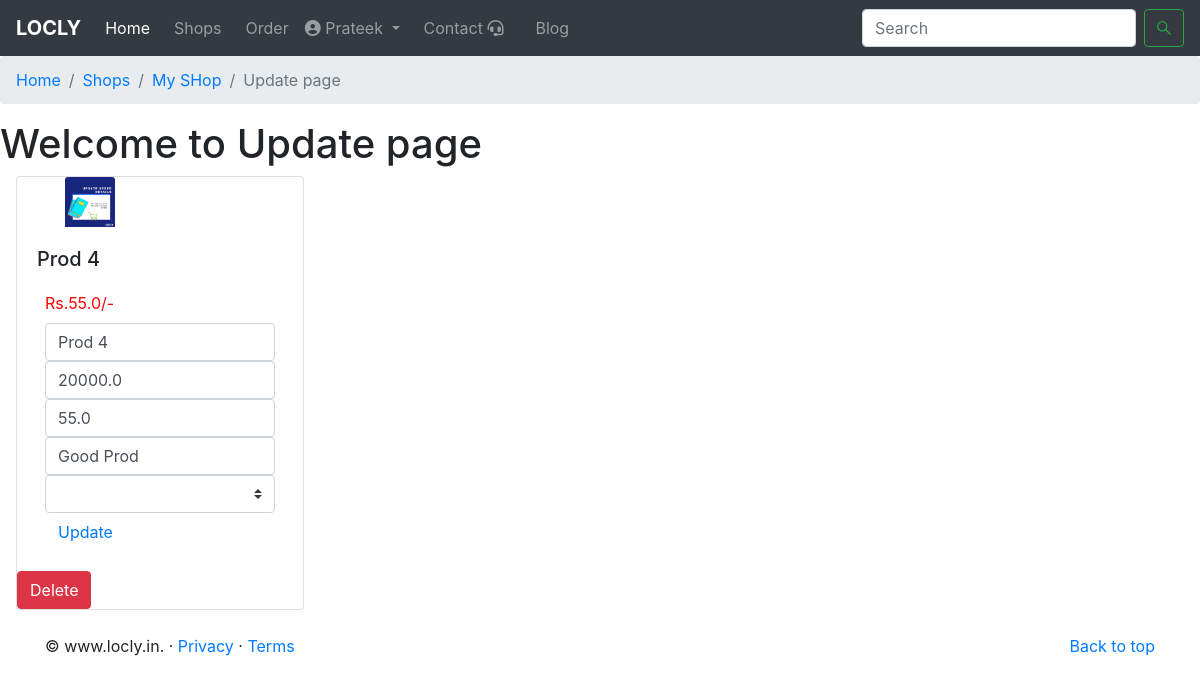
Screenshot of /productupdate/5 (signed in) with the database file from the repository.
### MyApp/models.py (models this page shows, shortened)
class shop(models.Model):
    shop_id=models.CharField(max_length=20,default='',unique=True)
    tophtml=models.CharField(max_length=2000,default='',blank=True)
    shop_name=models.CharField(max_length=500)
    shop_user=models.ForeignKey(User,on_delete=models.CASCADE)
    shop_pic=models.ImageField(upload_to="media/")
    shop_disc=models.CharField(max_length=2000)
    shop_add=models.CharField(max_length=1000)
    verified=models.BooleanField(default=False)
    contact=models.IntegerField(default='')
    delivery=models.BooleanField(default=False)
    loclity=models.CharField(default='',max_length=50)
    clicks=models.IntegerField(default=0)
    city=models.CharField(default='Bareilly',max_length=50)
    rating=models.FloatField(default=5)
    live=models.BooleanField(default=False)
    Grocery = 'Grocery'
    Medical = 'Medical'
    DailyE='DailyE'
    Mobile="Mobile"
    electronics="electronics"
    clothing="clothing"
    food="food"
    furtunier="furtunier"
    gifts="gifts"
    computers="computers"
    jewellery="jewellery"
    book="book"
    Stationery="Stationery"
    CHOICES = [
        (Grocery, 'Grocery'),
        (Medical, 'Medical'),
        (DailyE, 'DailyE'),(Mobile,"Mobile"),(electronics,"electronics"),(clothing,"clothing"),(food,"food"),(furtunier,"furtunier"),
        (gifts,"gifts"),(computers,"computers"), (jewellery,"jewellery"),(book,"book"),(Stationery,"Stationery")]
    category = models.CharField(max_length=20,choices=CHOICES,default=Grocery)
    bottomhtml=models.CharField(max_length=2000,default='',blank=True)

class products(models.Model):
    shop=models.ForeignKey(shop,on_delete=models.CASCADE)
    slug=models.SlugField(max_length=2000,blank=True,unique=True)
    prod_name=models.CharField(max_length=500)
    prod_disc=models.CharField(max_length=500)
    prod_price=models.FloatField()
    MRP=models.FloatField(blank=True)
    discount=models.FloatField(blank=True)
    rating=models.FloatField(default=5)
    about=RichTextUploadingField(blank=True)
    category_n = models.ForeignKey(category_prod,on_delete=models.CASCADE,blank=True, null=True)
    review=models.BooleanField(default=False)
    affiliate=models.BooleanField(default=False)
    affiliate_link=models.CharField(max_length=500,blank=True)
    affiliate_img=models.CharField(max_length=500,blank=True)
    prod_img=models.ImageField(upload_to="media/")

### MyApp/views.py (the view)
# urls.py: path('productupdate/<int:shopid>', views.product_update ,name='Update'),
def product_update(request,shopid):
    shopn=shop.objects.filter(id=shopid)[0]
    prod=products.objects.filter(shop=shopid)
    category=category_prod.objects.filter(shop=shopn)
    if request.user==shopn.shop_user:
        param={'prod':prod,'shop':shopn,"category":category}
        return render(request,'product_update.html',param)
    else:
        messages.error(request, 'Login With Your Business Account')
        return redirect('/login')

### templates/product_update.html (shortened to what this page needs)
{% extends 'base.html' %}
{% block body %}
<nav aria-label="breadcrumb">
  <ol class="breadcrumb">
    <li class="breadcrumb-item"><a href="/">Home</a></li>
    <li class="breadcrumb-item"><a href="/shops">Shops</a></li>
    <li class="breadcrumb-item"><a href="/shops/{{shop.shop_id}}">{{shop.shop_name}}</a></li>
    <li class="breadcrumb-item active" aria-current="page">Update page</li>
  </ol>
</nav>
<h1> Welcome to Update page</h1>
<div class="row mx-2">
{% for i in prod %}
<form action='/updateprice/{{i.id}}' method='POST'>{% csrf_token %}
<div class="card mx-2 " style="width: 18rem;">
  <img style="width:50px;height:50px;" src="/media/{{i.prod_img}}" class="card-img-top mx-5" alt="...">
  <div class="card-body">
    <h5 class="card-title">{{i.prod_name}}</h5>
    <div class="row mx-2">
    <p class="my-2"style="color:red;">Rs.{{i.prod_price}}/-</p>
    <input type="text" class="form-control" name="prod_name" id="prod_name" placeholder="{{i.prod_name}}"
    value="{{i.prod_name}}">
    <input type="number" class="form-control" name="mrp" id="mrp" placeholder="{{i.MRP}}"
    value="{{i.MRP}}">
    <input type="number" class="form-control" name="prod_price" id="prod_price" placeholder="{{i.prod_price}}"
    value="{{i.prod_price}}">
    <input type="text" class="form-control" name="prod_disc" id="prod_disc" placeholder="{{i.prod_disc}}"
    value="{{i.prod_disc}}">
    <select class="custom-select" name="cate">
      <option selected>{{i.category_n.name}}</option>
    </select>
    <button type="Submit" class="btn btn-link">Update</button>
    </div>
  </div>
</form>
<form action='deleteProd/{{i.id}}'>
<button type="button" class="btn btn-danger" data-toggle="modal" data-target="#exampleModal">
  Delete
</button>
</form>
</div>
{% endfor %}
{% endblock body %}

### templates/base.html (shortened to what this page needs)
<!doctype html>
<html lang="en">
<head>
  <link rel="stylesheet" href="https://stackpath.bootstrapcdn.com/bootstrap/4.4.1/css/bootstrap.min.css"
>
</head>
<body>
  <header>
  <nav class="navbar navbar-expand-lg navbar-dark bg-dark">
    <a class="navbar-brand" href="/"><b>LOCLY</b></a>
    <div class="collapse navbar-collapse" id="navbarNav">
      <ul class="navbar-nav">
        <li class="nav-item active">
          <a class="nav-link" href="/">Home <span class="sr-only">(current)</span></a>
        </li>
        <li class="nav-item">
          <a class="nav-link mx-2" href="/shops">Shops</a>
        </li>
        {% if not request.user.is_anonymous %}
        <li class="nav-item">
          <a class="nav-link" href="/ordertracker">Order</a>
        </li>
        {% endif %}
        {% if not request.user.is_anonymous %}
        <li class="nav-item dropdown">
          <a class="nav-link dropdown-toggle" href="#" id="navbarDropdown" role="button" data-toggle="dropdown" aria-haspopup="true" aria-expanded="false">
            <i class="fas fa-user-circle"></i> {{request.user.first_name}}
          </a>
        </li>
        {% endif %}
        <li class="nav-item">
          <a class="nav-link mx-2" href="/contact">Contact <i class="fas fa-headset"></i></a>
        </li>
        <li class="nav-item">
          <a class="nav-link mx-2" href="/blog/">Blog </a>
        </li>
    </div>
    <form method="GET" action="/search" class="form-inline my-2 my-lg-0">
      <input class="form-control mr-sm-2" type="search" placeholder="Search" name='search'aria-label="Search">
      <button class="btn btn-outline-success my-2 my-sm-0" type="submit"><i class="fab fa-sistrix"></i></button>
    </form>
  </nav>
</header>
  {% block body %}
  {% endblock body %}
</body>
<footer class="container mt-4">
  <p class="float-right"><a href="#">Back to top</a></p>
  <p>&copy; www.locly.in. &middot; <a href="#">Privacy</a> &middot; <a href="#">Terms</a></p>
</footer>
</html>

### rows the page displays
shop: shop_name "My SHop"
products: prod_img (picture), prod_name "Prod 4", prod_price "55.0", mrp "20000.0", prod_disc "Good Prod"

### other values shown
{{ request.user.first_name }} "Prateek"
